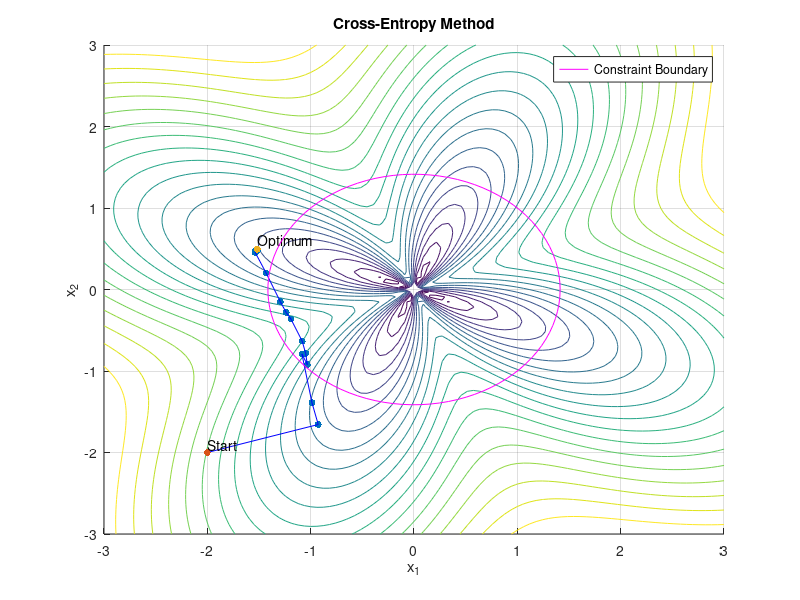

This chart was generated by the following MATLAB code:
clc; clear; close all;

% Objective function - Flower function
flower_func = @(x) 1 * norm(x) + 1 * sin(4 * atan2(x(2), x(1)));
% Flower function with penalty - rho to constraint (x1^2 + x2^2 >= 2)
flower_penalty = @(x, rho) flower_func(x) + rho * max(0, 2 - sum(x.^2));

% Params
x0 = [-2; -2];          % Starting point
P = eye(2) * 2;         % Initial covariance matrix
m = 40;                 % Population size
m_elite = 10;           % Elite samples
max_iter = 100;         % Max iterations
max_f_calls = 1000;     % Max function calls
rho = 10;               % Penalty parameter

% Init
samples = mvnrnd(x0', P, m);
objective_func_values = arrayfun(@(i) flower_penalty(samples(i, :)', rho), 1:m);
trajectory = x0'; % Store trajectory
iter_count = 0;
f_calls = m;

%% Cross-Entropy Method
while iter_count < max_iter && f_calls < max_f_calls
    
    % Sort samples by function value
    [~, order] = sort(objective_func_values);
    elite_samples = samples(order(1:m_elite), :);

    % Update mean and covariance using elite samples
    mu = mean(elite_samples);
    P = cov(elite_samples);

    % Generate new population
    samples = mvnrnd(mu, P, m);
    objective_func_values = arrayfun(@(i) flower_penalty(samples(i, :)', rho), 1:m);
    
    % Update function calls count
    f_calls = f_calls + m;

    % Store best solution of this iteration
    trajectory = [trajectory; mu];

    iter_count = iter_count + 1;
end

%% Plotting
[X1, X2] = meshgrid(linspace(-3, 3, 100), linspace(-3, 3, 100));
F_X = arrayfun(@(x1, x2) flower_func([x1; x2]), X1, X2);
hold on; grid on;
contour(X1, X2, F_X, 20);
xlabel('x_1'); ylabel('x_2'); title('Cross-Entropy Method');

% Trajectory points
scatter(trajectory(:,1), trajectory(:,2), 25, 'ro', 'filled');
% Trajectory line
plot(trajectory(:,1), trajectory(:,2),'b-');
% Starting point
scatter(trajectory(1,1), trajectory(1,2), 25, 'ko', 'filled');
text(trajectory(1,1), trajectory(1,2) + 0.1, 'Start');
% Optimum point
scatter(trajectory(end,1), trajectory(end,2), 25, 'ko', 'filled');
text(trajectory(end,1), trajectory(end,2) + 0.1, 'Optimum');
% Constraint boundary (x1^2 + x2^2 = 2)
th = linspace(0, 2*pi, 100);
circle_x = sqrt(2) * cos(th);
circle_y = sqrt(2) * sin(th);
boundary = plot(circle_x, circle_y, 'm-');
legend(boundary, {'Constraint Boundary'});

%% Printing
fprintf('Optimization completed in %d iterations and %d function calls.\n', iter_count, f_calls);
fprintf('Optimum: x = [%f, %f], f(x) = %f\n', trajectory(end,1), trajectory(end,2), flower_func(trajectory(end, :)));
